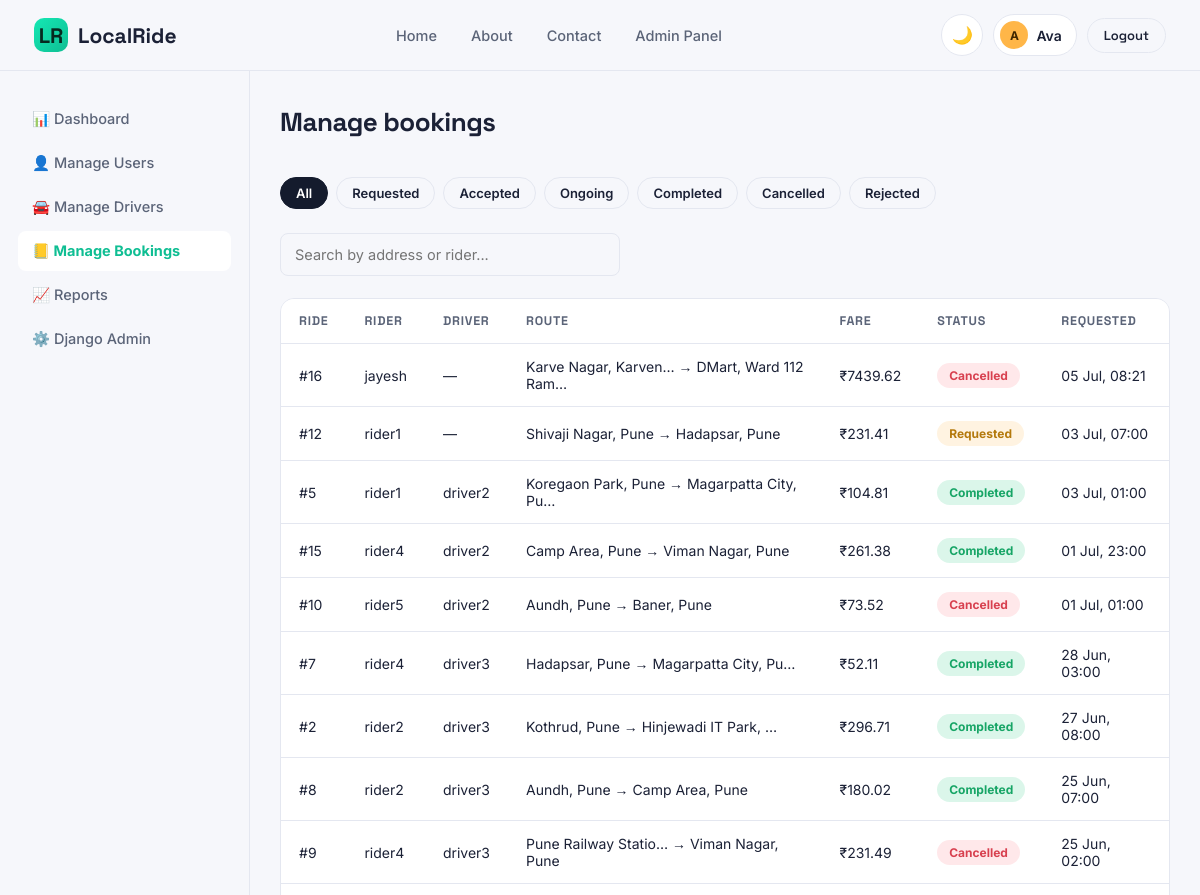
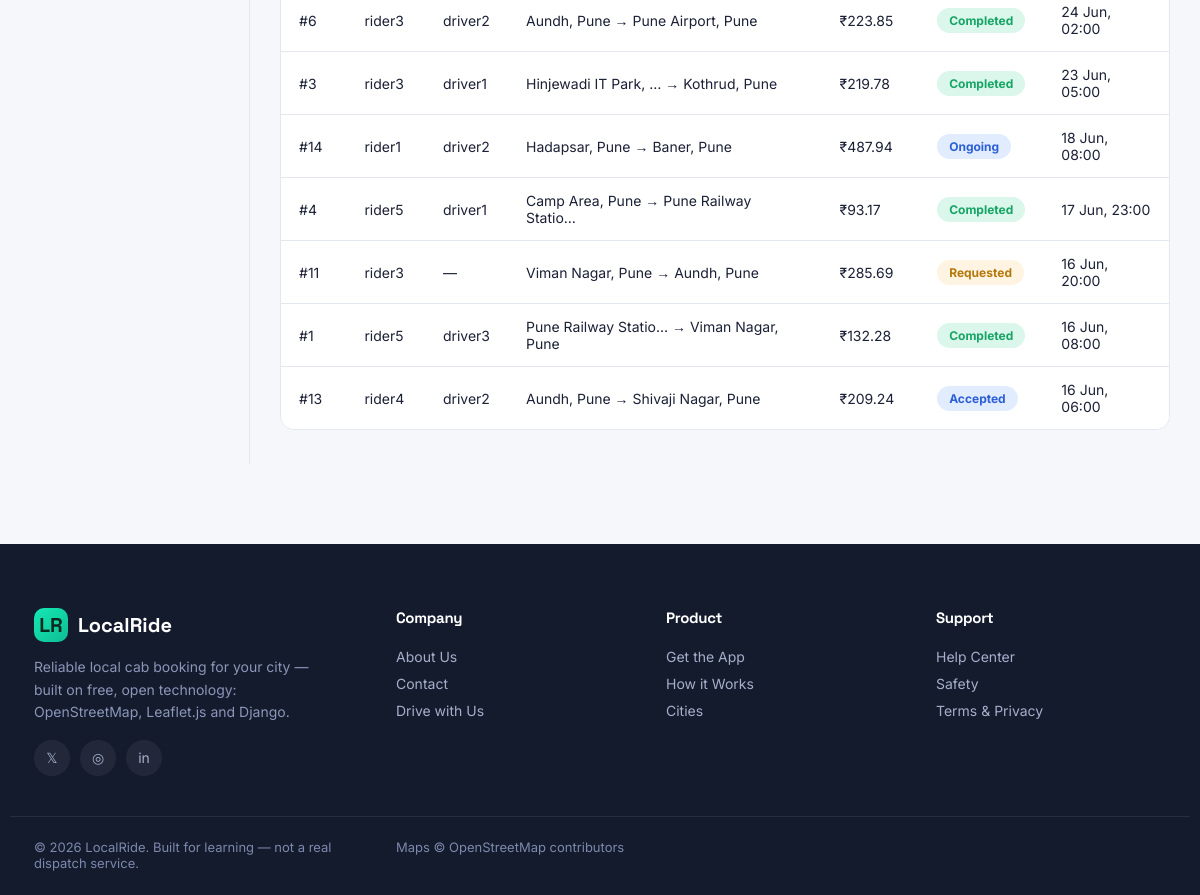
The app's page /accounts/admin-panel/bookings/ (signed in) with its own data (2 pictures, top to bottom).
### accounts/models.py (models this page shows, shortened)
class User(AbstractUser):
    ROLE_CHOICES = (
        ('customer', 'Customer'),
        ('driver', 'Driver'),
        ('admin', 'Admin'),
    )
    role = models.CharField(max_length=10, choices=ROLE_CHOICES, default='customer')
    phone = models.CharField(max_length=15, blank=True)
    address = models.CharField(max_length=255, blank=True)
    profile_photo = models.ImageField(upload_to='profiles/', blank=True, null=True)
    date_joined_display = models.DateTimeField(auto_now_add=True)

class Driver(models.Model):
    STATUS_CHOICES = (
        ('offline', 'Offline'),
        ('available', 'Available'),
        ('busy', 'On a Ride'),
    )
    user = models.OneToOneField(User, on_delete=models.CASCADE, related_name='driver_profile')
    license_number = models.CharField(max_length=40, unique=True)
    experience_years = models.PositiveSmallIntegerField(default=0)
    status = models.CharField(max_length=10, choices=STATUS_CHOICES, default='offline')
    is_approved = models.BooleanField(default=False)
    is_rejected = models.BooleanField(default=False)
    applied_at = models.DateTimeField(auto_now_add=True)
    approved_at = models.DateTimeField(null=True, blank=True)
    total_earnings = models.DecimalField(max_digits=10, decimal_places=2, default=0)

### rides/models.py (models this page shows, shortened)
class Ride(models.Model):
    STATUS_CHOICES = (
        ('requested', 'Requested'),
        ('accepted', 'Accepted'),
        ('ongoing', 'Ongoing'),
        ('completed', 'Completed'),
        ('cancelled', 'Cancelled'),
        ('rejected', 'Rejected'),
    )
    RIDE_TYPES = (
        ('mini', 'Mini (Hatchback)'),
        ('sedan', 'Sedan'),
        ('suv', 'SUV'),
    )
    customer = models.ForeignKey(settings.AUTH_USER_MODEL, on_delete=models.CASCADE, related_name='rides_as_customer')
    driver = models.ForeignKey('accounts.Driver', on_delete=models.SET_NULL, null=True, blank=True, related_name='rides')
    pickup_address = models.CharField(max_length=255)
    pickup_lat = models.FloatField()
    pickup_lng = models.FloatField()
    drop_address = models.CharField(max_length=255)
    drop_lat = models.FloatField()
    drop_lng = models.FloatField()
    ride_type = models.CharField(max_length=10, choices=RIDE_TYPES, default='mini')
    distance_km = models.FloatField(default=0)
    estimated_duration_min = models.FloatField(default=0)
    fare = models.DecimalField(max_digits=10, decimal_places=2, default=0)
    status = models.CharField(max_length=12, choices=STATUS_CHOICES, default='requested')
    requested_at = models.DateTimeField(auto_now_add=True)
    accepted_at = models.DateTimeField(null=True, blank=True)
    started_at = models.DateTimeField(null=True, blank=True)
    completed_at = models.DateTimeField(null=True, blank=True)
    cancelled_at = models.DateTimeField(null=True, blank=True)
    cancel_reason = models.CharField(max_length=255, blank=True)
    class Meta:
        ordering = ['-requested_at']

### accounts/views.py (the view)
# urls.py: path('admin-panel/bookings/', views.manage_bookings, name='manage_bookings'),
@login_required
@role_required('admin')
def manage_bookings(request):
    query = request.GET.get('q', '')
    status_filter = request.GET.get('status', '')
    rides = Ride.objects.select_related('customer', 'driver__user')
    if query:
        rides = rides.filter(
            Q(pickup_address__icontains=query) |
            Q(drop_address__icontains=query) |
            Q(customer__username__icontains=query)
        )
    if status_filter:
        rides = rides.filter(status=status_filter)
    return render(request, 'admin_panel/manage_bookings.html', {
        'rides': rides, 'query': query, 'status_filter': status_filter,
        'status_choices': Ride.STATUS_CHOICES,
    })

### core/context_processors.py (called while the page is built)
def site_context(request):
    user = getattr(request, 'user', None)
    ctx = {
        'SITE_NAME': 'LocalRide',
        'is_customer': False,
        'is_driver': False,
        'is_admin_role': False,
    }
    if user and user.is_authenticated:
        ctx['is_customer'] = user.role == 'customer'
        ctx['is_driver'] = user.role == 'driver'
        ctx['is_admin_role'] = user.role == 'admin' or user.is_superuser
    return ctx

### templates/admin_panel/manage_bookings.html (shortened to what this page needs)
{% extends 'base.html' %}
{% block content %}
<div class="dash-wrap">
  <aside class="dash-sidebar" id="dashSidebar">
    <a href="{% url 'accounts:admin_dashboard' %}">📊 Dashboard</a>
    <a href="{% url 'accounts:manage_users' %}">👤 Manage Users</a>
    <a href="{% url 'accounts:manage_drivers' %}">🚘 Manage Drivers</a>
    <a href="{% url 'accounts:manage_bookings' %}" class="active">📒 Manage Bookings</a>
    <a href="{% url 'accounts:reports' %}">📈 Reports</a>
    <a href="/django-admin/">⚙️ Django Admin</a>
  </aside>
  <main class="dash-main">
    <div class="dash-header"><h1>Manage bookings</h1></div>
    <div class="tag-filter">
      <a href="?status=" class="{% if not status_filter %}active{% endif %}">All</a>
      {% for value, label in status_choices %}
      <a href="?status={{ value }}" class="{% if status_filter == value %}active{% endif %}">{{ label }}</a>
      {% endfor %}
    </div>
    <form method="get" style="margin-bottom:22px;max-width:340px;">
      <input type="text" name="q" value="{{ query }}" placeholder="Search by address or rider...">
    </form>
    <div class="table-wrap">
      <table>
        <thead><tr><th>Ride</th><th>Rider</th><th>Driver</th><th>Route</th><th>Fare</th><th>Status</th><th>Requested</th></tr></thead>
        <tbody>
          {% for ride in rides %}
          <tr>
            <td><a href="{% url 'rides:ride_detail' ride.id %}">#{{ ride.id }}</a></td>
            <td>{{ ride.customer.username }}</td>
            <td>{{ ride.driver.user.username|default:"—" }}</td>
            <td>{{ ride.pickup_address|truncatechars:20 }} → {{ ride.drop_address|truncatechars:20 }}</td>
            <td>₹{{ ride.fare }}</td>
            <td><span class="badge {{ ride.status }}">{{ ride.get_status_display }}</span></td>
            <td>{{ ride.requested_at|date:"d M, H:i" }}</td>
          </tr>
          {% empty %}
          <tr><td colspan="7"><div class="empty-state">No bookings found.</div></td></tr>
          {% endfor %}
        </tbody>
      </table>
    </div>
  </main>
</div>
{% endblock %}

### templates/base.html (shortened to what this page needs)
{% load static %}
<!DOCTYPE html>
<html lang="en">
<head>
<link rel="stylesheet" href="https://cdnjs.cloudflare.com/ajax/libs/leaflet/1.9.4/leaflet.min.css">
<link rel="stylesheet" href="{% static 'css/style.css' %}">
</head>
<body>
<nav class="navbar">
  <div class="navbar-inner">
    <a href="{% url 'core:home' %}" class="brand">
      <span class="brand-mark">LR</span> LocalRide
    </a>
    <div class="nav-links" id="navLinks">
      <a href="{% url 'core:home' %}" class="navlink {% if request.resolver_match.url_name == 'home' %}active{% endif %}">Home</a>
      <a href="{% url 'core:about' %}" class="navlink {% if request.resolver_match.url_name == 'about' %}active{% endif %}">About</a>
      <a href="{% url 'core:contact' %}" class="navlink {% if request.resolver_match.url_name == 'contact' %}active{% endif %}">Contact</a>
      {% if user.is_authenticated %}
        {% if is_customer %}
          <a href="{% url 'rides:book_ride' %}" class="navlink">Book a Ride</a>
          <a href="{% url 'rides:ride_history' %}" class="navlink">My Rides</a>
        {% elif is_driver %}
          <a href="{% url 'accounts:driver_dashboard' %}" class="navlink">Dashboard</a>
          <a href="{% url 'accounts:driver_earnings' %}" class="navlink">Earnings</a>
        {% elif is_admin_role %}
          <a href="{% url 'accounts:admin_dashboard' %}" class="navlink">Admin Panel</a>
        {% endif %}
      {% endif %}
    </div>
    <div class="nav-cta">
      <button class="theme-toggle" id="themeToggle" title="Toggle dark mode">🌙</button>
      {% if user.is_authenticated %}
        <a href="{% url 'accounts:profile' %}" class="user-chip">
          <span class="avatar">{{ user.username|slice:":1"|upper }}</span>
          {{ user.first_name|default:user.username }}
        </a>
        <a href="{% url 'accounts:logout' %}" class="btn btn-outline btn-sm">Logout</a>
      {% else %}
        <a href="{% url 'accounts:login' %}" class="btn btn-ghost btn-sm">Log in</a>
        <a href="{% url 'accounts:register_choice' %}" class="btn btn-primary btn-sm">Sign up</a>
      {% endif %}
    </div>
  </div>
</nav>
<main>
  {% block content %}{% endblock %}
</main>
<footer class="footer">
  <div class="container">
    <div>
      <div class="footer-brand"><span class="brand-mark">LR</span> LocalRide</div>
      <p style="max-width:280px;font-size:14px;color:#8B96B8;line-height:1.6;">
        Reliable local cab booking for your city — built on free, open technology:
        OpenStreetMap, Leaflet.js and Django.
      </p>
      <div class="social-row">
        <a href="#" aria-label="Twitter">𝕏</a>
        <a href="#" aria-label="Instagram">◎</a>
        <a href="#" aria-label="LinkedIn">in</a>
      </div>
    </div>
    <div>
      <h4>Company</h4>
      <a href="{% url 'core:about' %}">About Us</a>
      <a href="{% url 'core:contact' %}">Contact</a>
      <a href="{% url 'accounts:register_driver' %}">Drive with Us</a>
    </div>
    <div>
      <h4>Product</h4>
      <a href="{% url 'accounts:register_choice' %}">Get the App</a>
      <a href="{% url 'core:home' %}#how-it-works">How it Works</a>
      <a href="{% url 'core:home' %}#cities">Cities</a>
    </div>
    <div>
      <h4>Support</h4>
      <a href="{% url 'core:contact' %}">Help Center</a>
      <a href="{% url 'core:contact' %}">Safety</a>
      <a href="{% url 'core:contact' %}">Terms &amp; Privacy</a>
    </div>
  </div>
  <div class="container footer-bottom">
    <span>&copy; {% now "Y" %} LocalRide. Built for learning — not a real dispatch service.</span>
    <span>Maps &copy; OpenStreetMap contributors</span>
  </div>
</footer>
</body>
</html>

### records on screen
User: username "A", first_name "Ava"
Ride: id "16", customer.username "jayesh", driver.user.username "—", pickup_address "Karve Nagar, Karven…", drop_address "DMart, Ward 112 Ram…", fare "7439.62", status "Cancelled", requested_at "05 Jul, 08:21"
Ride: id "12", customer.username "rider1", driver.user.username "—", pickup_address "Shivaji Nagar, Pune", drop_address "Hadapsar, Pune", fare "231.41", status "Requested", requested_at "03 Jul, 07:00"
Ride: id "5", customer.username "rider1", driver.user.username "driver2", pickup_address "Koregaon Park, Pune", drop_address "Magarpatta City, Pu…", fare "104.81", status "Completed", requested_at "03 Jul, 01:00"
Ride: id "15", customer.username "rider4", driver.user.username "driver2", pickup_address "Camp Area, Pune", drop_address "Viman Nagar, Pune", fare "261.38", status "Completed", requested_at "01 Jul, 23:00"
Ride: id "10", customer.username "rider5", driver.user.username "driver2", pickup_address "Aundh, Pune", drop_address "Baner, Pune", fare "73.52", status "Cancelled", requested_at "01 Jul, 01:00"
Ride: id "7", customer.username "rider4", driver.user.username "driver3", pickup_address "Hadapsar, Pune", drop_address "Magarpatta City, Pu…", fare "52.11", status "Completed", requested_at "28 Jun, 03:00"
Ride: id "2", customer.username "rider2", driver.user.username "driver3", pickup_address "Kothrud, Pune", drop_address "Hinjewadi IT Park, …", fare "296.71", status "Completed", requested_at "27 Jun, 08:00"
Ride: id "8", customer.username "rider2", driver.user.username "driver3", pickup_address "Aundh, Pune", drop_address "Camp Area, Pune", fare "180.02", status "Completed", requested_at "25 Jun, 07:00"
Ride: id "9", customer.username "rider4", driver.user.username "driver3", pickup_address "Pune Railway Statio…", drop_address "Viman Nagar, Pune", fare "231.49", status "Cancelled", requested_at "25 Jun, 02:00"
Ride: id "6", customer.username "rider3", driver.user.username "driver2", pickup_address "Aundh, Pune", drop_address "Pune Airport, Pune", fare "223.85", status "Completed", requested_at "24 Jun, 02:00"
Ride: id "3", customer.username "rider3", driver.user.username "driver1", pickup_address "Hinjewadi IT Park, …", drop_address "Kothrud, Pune", fare "219.78", status "Completed", requested_at "23 Jun, 05:00"
Ride: id "14", customer.username "rider1", driver.user.username "driver2", pickup_address "Hadapsar, Pune", drop_address "Baner, Pune", fare "487.94", status "Ongoing", requested_at "18 Jun, 08:00"
Ride: id "4", customer.username "rider5", driver.user.username "driver1", pickup_address "Camp Area, Pune", drop_address "Pune Railway Statio…", fare "93.17", status "Completed", requested_at "17 Jun, 23:00"
Ride: id "11", customer.username "rider3", driver.user.username "—", pickup_address "Viman Nagar, Pune", drop_address "Aundh, Pune", fare "285.69", status "Requested", requested_at "16 Jun, 20:00"
Ride: id "1", customer.username "rider5", driver.user.username "driver3", pickup_address "Pune Railway Statio…", drop_address "Viman Nagar, Pune", fare "132.28", status "Completed", requested_at "16 Jun, 08:00"
Ride: id "13", customer.username "rider4", driver.user.username "driver2", pickup_address "Aundh, Pune", drop_address "Shivaji Nagar, Pune", fare "209.24", status "Accepted", requested_at "16 Jun, 06:00"

### other values on screen
{{ label }} "Requested" "Accepted" "Ongoing" "Completed" "Cancelled" "Rejected"
